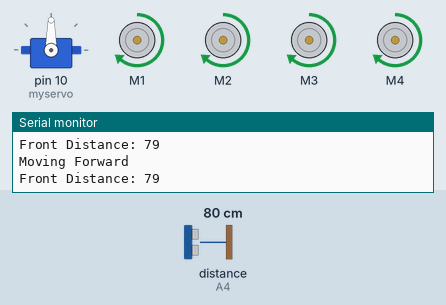
Simulated run of this sketch. Board: Arduino Uno, built with avr-gcc and run on an emulated ATmega328P. Shown: servo, 4 × DC motor (green arrow = forward, orange = backward, longer = faster), the last lines printed to the serial monitor. Wiring (inferred from the names in the program): ultrasonic range finder: trigger A5; echo A4. Inputs (shaded band) come from the test bench; at power-on: distance to the obstacle (sensor on A4) 80 cm. The echo pulse lasts 58.3 µs per cm.

Above: at 1.2 s.
1.3 s: distance to the obstacle (sensor on A4) set to 24 cm
4.3 s: distance to the obstacle (sensor on A4) set to 20 cm
At 4.7 s:
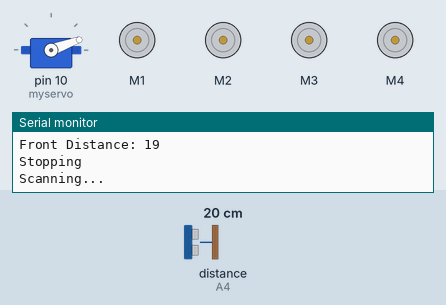
7.3 s: distance to the obstacle (sensor on A4) set to 35 cm
At 8.09 s:
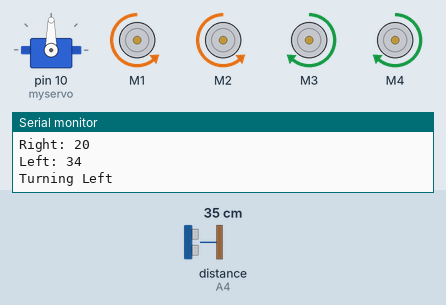
10.3 s: distance to the obstacle (sensor on A4) set to 2 cm
At 11.2 s:
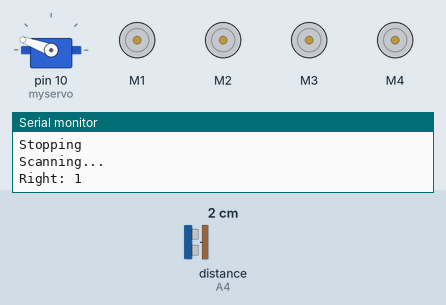
13.3 s: distance to the obstacle (sensor on A4) set to 299 cm
At 13.74 s:
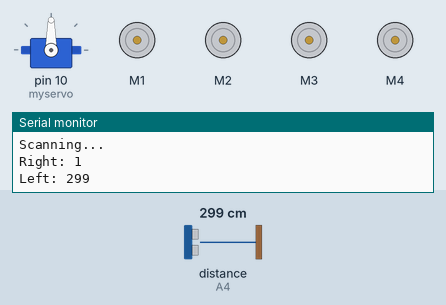
Timing chart, 0 to 16.3 s (numbered marks = the images above; inputs shaded):
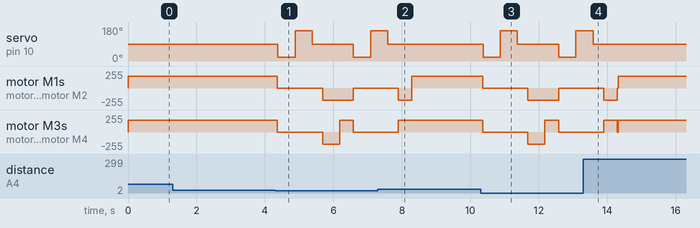

The sketch:

Object_Avoiding_robot.ino
```cpp
#include <AFMotor.h>
#include <Servo.h>

#define ECHO_PIN A4
#define TRIG_PIN A5

Servo myservo;

AF_DCMotor motor1(1, MOTOR12_64KHZ);
AF_DCMotor motor2(2, MOTOR12_64KHZ);
AF_DCMotor motor3(3, MOTOR12_64KHZ);
AF_DCMotor motor4(4, MOTOR12_64KHZ);

const int THRESHOLD_DISTANCE = 20; // Distance threshold in cm
long distance_F, distance_L, distance_R;

void setup() {
  Serial.begin(9600);
  Serial.println("System Initialized");

  myservo.attach(10);
  myservo.write(90); // Face forward

  pinMode(TRIG_PIN, OUTPUT);
  pinMode(ECHO_PIN, INPUT);

  // Set initial speed
  setMotorSpeed(180);
}

void loop() {
  distance_F = getDistance();
  Serial.print("Front Distance: ");
  Serial.println(distance_F);

  if (distance_F > THRESHOLD_DISTANCE) {
    moveForward();
  } else {
    stopMotors();
    scanSidesAndReact();
  }
}

//================= Motor Helpers ===================
void setMotorSpeed(int speed) {
  motor1.setSpeed(speed);
  motor2.setSpeed(speed);
  motor3.setSpeed(speed);
  motor4.setSpeed(speed);
}

void moveForward() {
  Serial.println("Moving Forward");
  motor1.run(FORWARD);
  motor2.run(FORWARD);
  motor3.run(FORWARD);
  motor4.run(FORWARD);
}

void moveBackward() {
  motor1.run(BACKWARD);
  motor2.run(BACKWARD);
  motor3.run(BACKWARD);
  motor4.run(BACKWARD);
}

void stopMotors() {
  Serial.println("Stopping");
  motor1.run(RELEASE);
  motor2.run(RELEASE);
  motor3.run(RELEASE);
  motor4.run(RELEASE);
}

//================= Distance Sensor ===================
long getDistance() {
  digitalWrite(TRIG_PIN, LOW);
  delayMicroseconds(5);
  digitalWrite(TRIG_PIN, HIGH);
  delayMicroseconds(10);
  digitalWrite(TRIG_PIN, LOW);

  long duration = pulseIn(ECHO_PIN, HIGH, 25000); // 25ms timeout (~4m)
  if (duration == 0) return 999; // No echo received
  return duration / 58.2; // Convert to cm
}

//================= Scanning ===================
void scanSidesAndReact() {
  Serial.println("Scanning...");

  myservo.write(20); // Look right
  delay(500);
  distance_R = getDistance();
  Serial.print("Right: ");
  Serial.println(distance_R);

  myservo.write(160); // Look left
  delay(500);
  distance_L = getDistance();
  Serial.print("Left: ");
  Serial.println(distance_L);

  myservo.write(90); // Center
  delay(300);

  decideDirection();
}

//================= Decision Making ===================
void decideDirection() {
  if (distance_L > distance_R && distance_L > THRESHOLD_DISTANCE) {
    Serial.println("Turning Left");
    turnLeft();
  } else if (distance_R > distance_L && distance_R > THRESHOLD_DISTANCE) {
    Serial.println("Turning Right");
    turnRight();
  } else {
    Serial.println("Reversing");
    moveBackward();
    delay(500);
    turnLeft(); // Default to left
  }
}

void turnLeft() {
  motor1.run(BACKWARD);
  motor2.run(BACKWARD);
  motor3.run(FORWARD);
  motor4.run(FORWARD);
  delay(400);
  stopMotors();
}

void turnRight() {
  motor1.run(FORWARD);
  motor2.run(FORWARD);
  motor3.run(BACKWARD);
  motor4.run(BACKWARD);
  delay(400);
  stopMotors();
}
```

Measured:
- the behaviour switches between 22 and 21 cm on distance to the obstacle (sensor on A4) (found by bisection; images 0 and 1)
- after the input at 4.3 s, servo on pin 10 (myservo): 90° → 20° after 0.08 s, → 160° 0.50 s later, → 90° 0.50 s later, → 20° 1.2 s later, … (5 changes in this stretch); motor M1: forward 180/255 → stopped after 0.07 s, → backward 180/255 1.3 s later, → stopped 0.90 s later
- after the input at 7.3 s, servo on pin 10 (myservo): goes on until 7.6 s, then stays 90°
- after the input at 10.3 s, servo on pin 10 (myservo): 90° → 20° after 0.07 s, → 160° 0.50 s later, → 90° 0.50 s later, → 20° 1.2 s later, … (5 changes in this stretch); motor M1: forward 180/255 → stopped after 0.06 s, → backward 180/255 1.3 s later, → stopped 0.90 s later
- after the input at 13.3 s, servo on pin 10 (myservo): goes on until 13.6 s, then stays 90°
